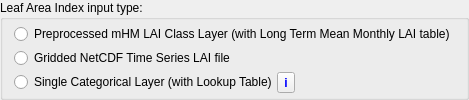
             <widget class="QGroupBox" name="groupBox_laiInputType">
              <property name="title">
               <string>Leaf Area Index input type:</string>
              </property>
              <layout class="QVBoxLayout" name="verticalLayout_33">
               <property name="spacing">
                <number>0</number>
               </property>
               <property name="topMargin">
                <number>0</number>
               </property>
               <property name="bottomMargin">
                <number>0</number>
               </property>
               <item>
                <widget class="QRadioButton" name="radioButton_laiReady">
                 <property name="text">
                  <string>Preprocessed mHM LAI Class Layer (with Long Term Mean Monthly LAI table)</string>
                 </property>
                </widget>
               </item>
               <item>
                <widget class="QRadioButton" name="radioButton_laiNetcdf">
                 <property name="text">
                  <string>Gridded NetCDF Time Series LAI file</string>
                 </property>
                </widget>
               </item>
               <item>
                <layout class="QHBoxLayout" name="horizontalLayout_laiLookup">
                 <item>
                  <widget class="QRadioButton" name="radioButton_laiLookup">
                   <property name="text">
                    <string>Single Categorical Layer (with Lookup Table)</string>
                   </property>
                  </widget>
                 </item>
                 <item>
                  <widget class="QToolButton" name="toolButton_laiLookupInfo">
                   <property name="font">
                    <font>
                     <bold>true</bold>
                    </font>
                   </property>
                   <property name="toolTip">
                    <string>Lookup table (CSV or TXT), one row per LAI class:
- Mapping field: the column whose values match the categories of the input layer.
- Class field: the mHM LAI class ID.
- LAND-USE: the class name.
- Jan, Feb, ..., Dec: the monthly leaf area index.
Columns starting with * are ignored; a [unit] suffix in a column name is allowed.

Example:
ID,LAND-USE,Jan,Feb,Mar,Apr,May,Jun,Jul,Aug,Sep,Oct,Nov,Dec,LAI_CLASS
1,Coniferous-forest,11,11,11,11,11,11,11,11,11,11,11,11,1
2,Deciduous-forest,0.5,0.5,1.5,4,7,11,12,12,11,8,1.5,0.5,2</string>
                   </property>
                   <property name="accessibleName">
                    <string>LAI lookup table</string>
                   </property>
                   <property name="styleSheet">
                    <string notr="true">QToolButton { color: palette(link); }</string>
                   </property>
                   <property name="text">
                    <string>i</string>
                   </property>
                  </widget>
                 </item>
                 <item>
                  <spacer name="horizontalSpacer_laiLookup">
                   <property name="orientation">
                    <enum>Qt::Horizontal</enum>
                   </property>
                   <property name="sizeHint" stdset="0">
                    <size>
                     <width>40</width>
                     <height>20</height>
                    </size>
                   </property>
                  </spacer>
                 </item>
                </layout>
               </item>
              </layout>
             </widget>
